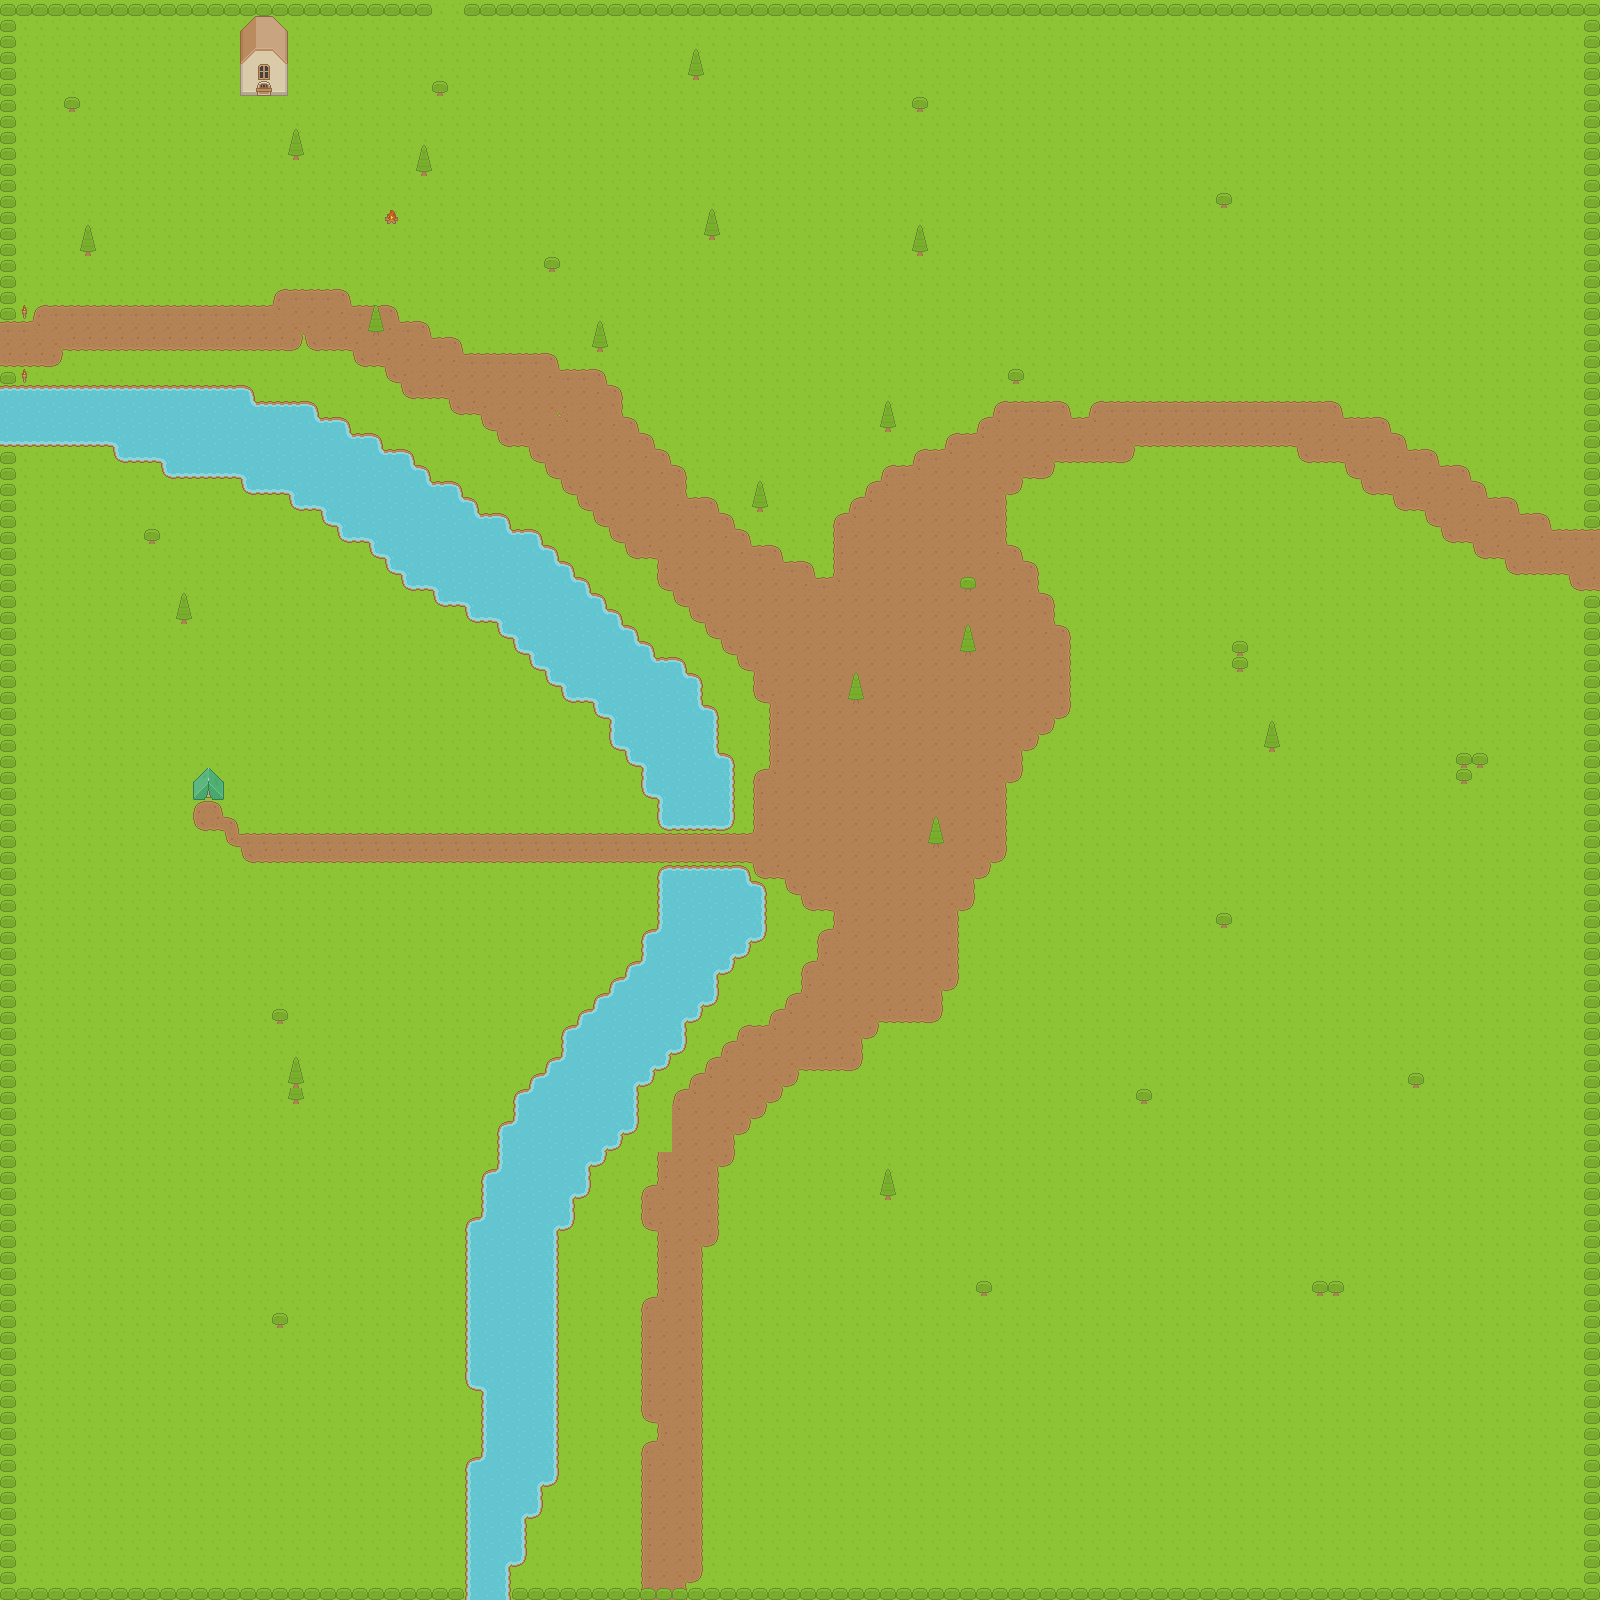

This is a level from a 2D game, rendered from its Tiled map with the project's own tilesets. A one-line summary and the map file follow, with tile-layer data summarised:
An orthogonal 100x100 tile map with 16x16 px tiles, 5 tile layers (Terrain1, Terrain2, Water, Objects, ...).

<map version="1.2" tiledversion="1.2.3" orientation="orthogonal" renderorder="right-down" width="100" height="100" tilewidth="16" tileheight="16" infinite="0" nextlayerid="10" nextobjectid="1">
 <tileset firstgid="1" source="TiledStandartRPG.tsx" />
 <layer id="1" name="Terrain1" width="100" height="100">
  <data>[10000 cells, 10000 non-empty, 1 distinct tile ids]</data>
 </layer>
 <layer id="3" name="Terrain2" width="100" height="100">
  <data>[10000 cells, 1155 non-empty, 14 distinct tile ids]</data>
 </layer>
 <layer id="4" name="Water" width="100" height="100">
  <data>[10000 cells, 615 non-empty, 14 distinct tile ids]</data>
 </layer>
 <layer id="6" name="Objects" width="100" height="100">
  <properties>
   <property name="unity:sortingLayerName" value="WorldObjects" />
  </properties>
  <data>[10000 cells, 454 non-empty, 15 distinct tile ids]</data>
 </layer>
 <layer id="8" name="Roofs, Doors, Winodws" width="100" height="100">
  <properties>
   <property name="unity:sortingLayerName" value="WorldObjects" />
  </properties>
  <data>[10000 cells, 12 non-empty, 12 distinct tile ids]</data>
 </layer>
</map>
